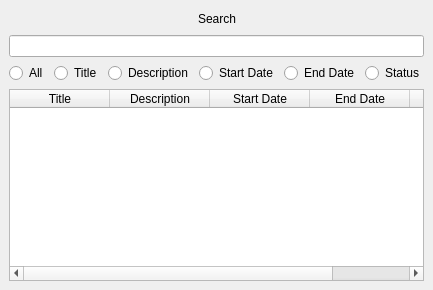
                 <widget class="QWidget" name="page4">
                  <layout class="QVBoxLayout" name="verticalLayout_23">
                   <property name="spacing">
                    <number>0</number>
                   </property>
                   <property name="leftMargin">
                    <number>0</number>
                   </property>
                   <property name="topMargin">
                    <number>0</number>
                   </property>
                   <property name="rightMargin">
                    <number>0</number>
                   </property>
                   <property name="bottomMargin">
                    <number>0</number>
                   </property>
                   <item>
                    <layout class="QVBoxLayout" name="verticalLayout_22">
                     <item>
                      <widget class="QWidget" name="widget_7" native="true">
                       <layout class="QVBoxLayout" name="verticalLayout_28">
                        <item>
                         <layout class="QHBoxLayout" name="horizontalLayout_18">
                          <item>
                           <spacer name="horizontalSpacer_21">
                            <property name="orientation">
                             <enum>Qt::Horizontal</enum>
                            </property>
                            <property name="sizeHint" stdset="0">
                             <size>
                              <width>40</width>
                              <height>20</height>
                             </size>
                            </property>
                           </spacer>
                          </item>
                          <item>
                           <widget class="QLabel" name="label_25">
                            <property name="text">
                             <string>Search</string>
                            </property>
                           </widget>
                          </item>
                          <item>
                           <spacer name="horizontalSpacer_22">
                            <property name="orientation">
                             <enum>Qt::Horizontal</enum>
                            </property>
                            <property name="sizeHint" stdset="0">
                             <size>
                              <width>40</width>
                              <height>20</height>
                             </size>
                            </property>
                           </spacer>
                          </item>
                         </layout>
                        </item>
                        <item>
                         <widget class="QLineEdit" name="dataSearch"/>
                        </item>
                        <item>
                         <layout class="QHBoxLayout" name="horizontalLayout_19">
                          <item>
                           <widget class="QRadioButton" name="radioSearchAll">
                            <property name="text">
                             <string>All</string>
                            </property>
                           </widget>
                          </item>
                          <item>
                           <widget class="QRadioButton" name="radioSearchTitle">
                            <property name="text">
                             <string>Title</string>
                            </property>
                           </widget>
                          </item>
                          <item>
                           <widget class="QRadioButton" name="radioSearchDescription">
                            <property name="text">
                             <string>Description</string>
                            </property>
                           </widget>
                          </item>
                          <item>
                           <widget class="QRadioButton" name="radioSearchStartDate">
                            <property name="text">
                             <string>Start Date</string>
                            </property>
                           </widget>
                          </item>
                          <item>
                           <widget class="QRadioButton" name="radioSearchEndDate">
                            <property name="text">
                             <string>End Date</string>
                            </property>
                           </widget>
                          </item>
                          <item>
                           <widget class="QRadioButton" name="radioSearchStatus">
                            <property name="text">
                             <string>Status</string>
                            </property>
                           </widget>
                          </item>
                         </layout>
                        </item>
                        <item>
                         <widget class="QTableWidget" name="tableSearch">
                          <property name="editTriggers">
                           <set>QAbstractItemView::NoEditTriggers</set>
                          </property>
                          <property name="selectionMode">
                           <enum>QAbstractItemView::SingleSelection</enum>
                          </property>
                          <property name="selectionBehavior">
                           <enum>QAbstractItemView::SelectRows</enum>
                          </property>
                          <column>
                           <property name="text">
                            <string>Title</string>
                           </property>
                          </column>
                          <column>
                           <property name="text">
                            <string>Description</string>
                           </property>
                          </column>
                          <column>
                           <property name="text">
                            <string>Start Date</string>
                           </property>
                          </column>
                          <column>
                           <property name="text">
                            <string>End Date</string>
                           </property>
                          </column>
                          <column>
                           <property name="text">
                            <string>Status</string>
                           </property>
                          </column>
                         </widget>
                        </item>
                       </layout>
                      </widget>
                     </item>
                    </layout>
                   </item>
                  </layout>
                 </widget>
